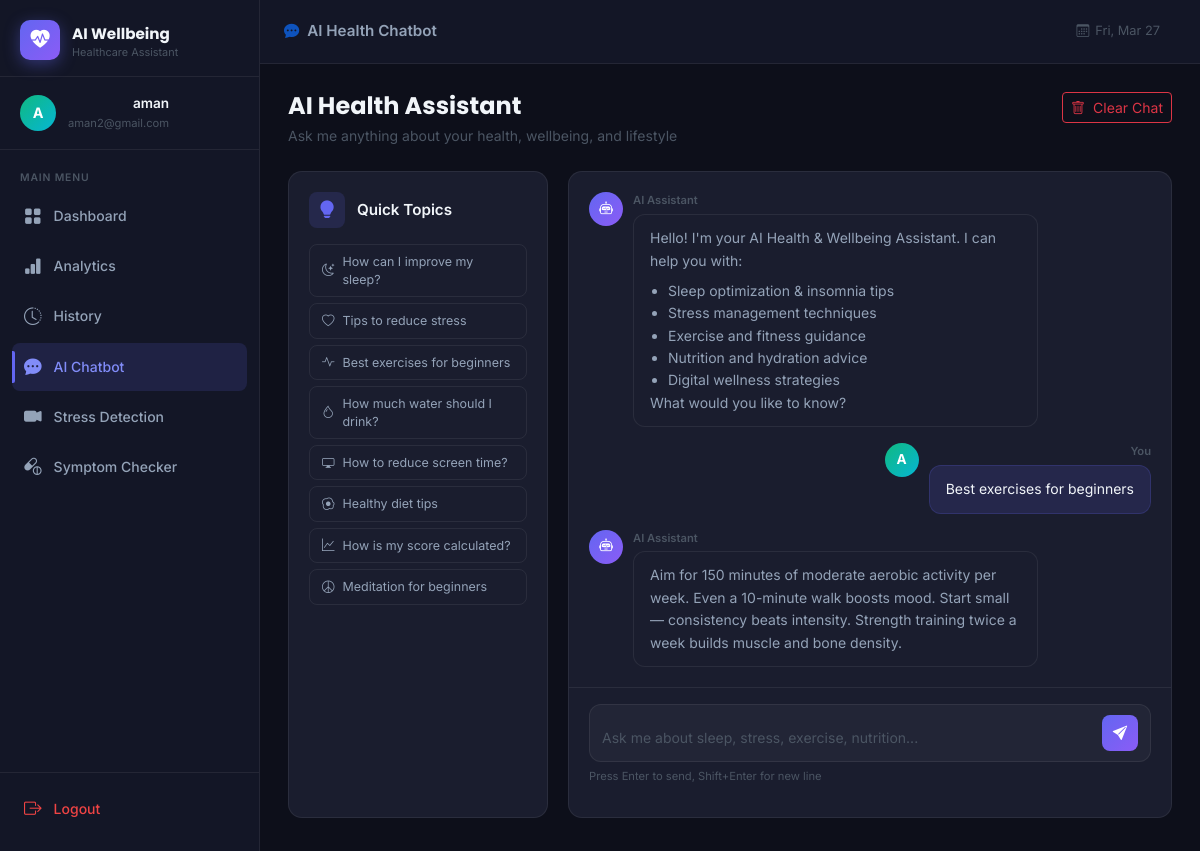
The app's page /chatbot (signed in) with its own data.
### tables this page shows
CREATE TABLE chat_messages (
            id INTEGER PRIMARY KEY AUTOINCREMENT,
            user_id INTEGER NOT NULL,
            role TEXT NOT NULL,
            content TEXT NOT NULL,
            created_at TIMESTAMP DEFAULT CURRENT_TIMESTAMP,
            FOREIGN KEY (user_id) REFERENCES users(id)
        );

### app.py (the view)
@app.route("/chatbot")
@login_required
def chatbot():
    db = get_db()
    user_id = session["user_id"]
    messages = db.execute(
        "SELECT role, content, created_at FROM chat_messages WHERE user_id = ? ORDER BY created_at ASC LIMIT 50",
        (user_id,)
    ).fetchall()
    return render_template("chatbot.html", messages=[dict(m) for m in messages])

### app.py (called while the page is built)
def get_db():
    if "db" not in g:
        g.db = sqlite3.connect(DATABASE)
        g.db.row_factory = sqlite3.Row
        g.db.execute("PRAGMA journal_mode=WAL")
    return g.db

def login_required(f):
    @wraps(f)
    def decorated(*args, **kwargs):
        if "user_id" not in session:
            return redirect(url_for("login"))
        return f(*args, **kwargs)
    return decorated

### templates/chatbot.html (shortened to what this page needs)
{% extends "base.html" %}
{% block topbar_title %}
  <span><i class="bi bi-chat-dots-fill me-2 text-primary"></i>AI Health Chatbot</span>
{% endblock %}
{% block content %}
<div class="page-header mb-4">
  <div>
    <h2 class="page-title">AI Health Assistant</h2>
    <p class="page-subtitle">Ask me anything about your health, wellbeing, and lifestyle</p>
  </div>
  <button class="btn btn-outline-danger btn-sm" onclick="clearChat()" data-testid="button-clear-chat">
    <i class="bi bi-trash me-2"></i>Clear Chat
  </button>
</div>
<div class="chat-layout">
  <div class="chat-suggestions">
    <div class="metric-card h-100">
      <div class="card-header-custom mb-3">
        <div class="card-icon-sm" style="background:rgba(99,102,241,0.15)"><i class="bi bi-lightbulb-fill" style="color:#6366f1"></i></div>
        <div>
          <h6 class="card-title-custom mb-0">Quick Topics</h6>
        </div>
      </div>
      <div class="suggestions-list">
        {% set topics = [
          ("How can I improve my sleep?", "bi-moon-stars"),
          ("Tips to reduce stress", "bi-heart"),
          ("Best exercises for beginners", "bi-activity"),
          ("How much water should I drink?", "bi-droplet"),
          ("How to reduce screen time?", "bi-display"),
          ("Healthy diet tips", "bi-egg-fried"),
          ("How is my score calculated?", "bi-graph-up"),
          ("Meditation for beginners", "bi-peace"),
        ] %}
        {% for topic, icon in topics %}
        <button class="suggestion-chip" onclick="useSuggestion('{{ topic }}')" data-testid="suggestion-{{ loop.index }}">
          <i class="bi {{ icon }} me-2"></i>{{ topic }}
        </button>
        {% endfor %}
      </div>
    </div>
  </div>
  <div class="chat-main">
    <div class="metric-card chat-window-card h-100 d-flex flex-column">
      <div class="chat-messages" id="chatMessages">
        <div class="chat-bubble bot-bubble welcome-bubble">
          <div class="bubble-avatar bot-avatar"><i class="bi bi-robot"></i></div>
          <div class="bubble-content">
            <div class="bubble-name">AI Assistant</div>
            <div class="bubble-text">
              Hello! I'm your AI Health & Wellbeing Assistant. I can help you with:
              <ul class="mt-2 mb-0">
                <li>Sleep optimization & insomnia tips</li>
                <li>Stress management techniques</li>
                <li>Exercise and fitness guidance</li>
                <li>Nutrition and hydration advice</li>
                <li>Digital wellness strategies</li>
              </ul>
              What would you like to know?
            </div>
          </div>
        </div>
        {% for msg in messages %}
        {% if msg.role == 'user' %}
        <div class="chat-bubble user-bubble">
          <div class="bubble-content user-content">
            <div class="bubble-name user-name">You</div>
            <div class="bubble-text">{{ msg.content }}</div>
          </div>
          <div class="bubble-avatar user-avatar">
            {{ session.user_name[0].upper() }}
          </div>
        </div>
        {% else %}
        <div class="chat-bubble bot-bubble">
          <div class="bubble-avatar bot-avatar"><i class="bi bi-robot"></i></div>
          <div class="bubble-content">
            <div class="bubble-name">AI Assistant</div>
            <div class="bubble-text">{{ msg.content }}</div>
          </div>
        </div>
        {% endif %}
        {% endfor %}
      </div>
      <div class="chat-input-area">
        <div class="chat-input-wrapper">
          <textarea
            id="chatInput"
            class="chat-input"
            placeholder="Ask me about sleep, stress, exercise, nutrition..."
            rows="1"
            data-testid="input-chat-message"
            onkeydown="handleKey(event)"
            oninput="autoResize(this)"
          ></textarea>
          <button class="chat-send-btn" onclick="sendMessage()" data-testid="button-send-message" id="sendBtn">
            <i class="bi bi-send-fill"></i>
          </button>
        </div>
        <div class="chat-hint">Press Enter to send, Shift+Enter for new line</div>
      </div>
    </div>
  </div>
</div>
{% endblock %}

### records on screen
chat_messages: content "Best exercises for beginners", user_name "A"
chat_messages: content "Aim for 150 minutes of moderate aerobic activity per week. Even a 10-minute walk boosts mood. Start small — consistency beats intensity. Strength training twice a week builds muscle and bone density."

### other values on screen
{{ session.user_name[0].upper() }} "A"
{{ session.user_name }} "aman"
{{ session.user_email }} "aman2@gmail.com"
{{ topic }} "How can I improve my sleep?" "Tips to reduce stress" "Best exercises for beginners" "How much water should I drink?" "How to reduce screen time?" "Healthy diet tips" "How is my score calculated?" "Meditation for beginners"
